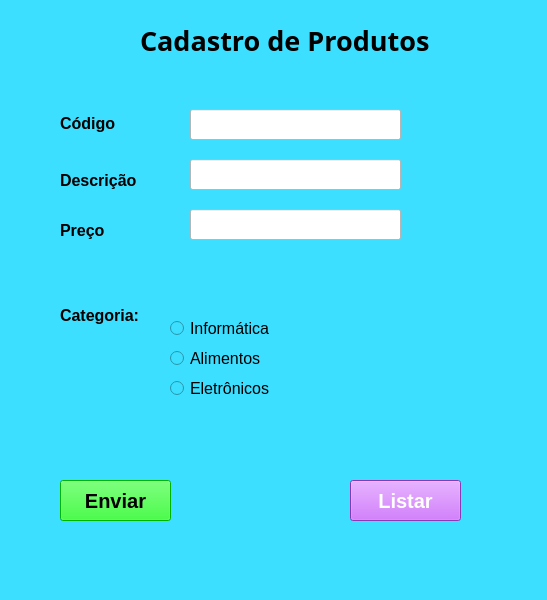
<?xml version="1.0" encoding="UTF-8"?>
<ui version="4.0">
 <class>MainWindow</class>
 <widget class="QMainWindow" name="MainWindow">
  <property name="geometry">
   <rect>
    <x>0</x>
    <y>0</y>
    <width>547</width>
    <height>600</height>
   </rect>
  </property>
  <property name="font">
   <font>
    <pointsize>12</pointsize>
   </font>
  </property>
  <property name="windowTitle">
   <string>MainWindow</string>
  </property>
  <property name="styleSheet">
   <string notr="true">background-color: rgb(60, 223, 255);</string>
  </property>
  <widget class="QWidget" name="centralwidget">
   <widget class="QLabel" name="label">
    <property name="geometry">
     <rect>
      <x>140</x>
      <y>30</y>
      <width>291</width>
      <height>21</height>
     </rect>
    </property>
    <property name="font">
     <font>
      <family>Alef</family>
      <pointsize>20</pointsize>
      <weight>75</weight>
      <bold>true</bold>
     </font>
    </property>
    <property name="text">
     <string>Cadastro de Produtos</string>
    </property>
   </widget>
   <widget class="QLabel" name="label_2">
    <property name="geometry">
     <rect>
      <x>60</x>
      <y>113</y>
      <width>81</width>
      <height>20</height>
     </rect>
    </property>
    <property name="font">
     <font>
      <pointsize>12</pointsize>
      <weight>75</weight>
      <bold>true</bold>
     </font>
    </property>
    <property name="text">
     <string>Código</string>
    </property>
   </widget>
   <widget class="QLabel" name="label_3">
    <property name="geometry">
     <rect>
      <x>60</x>
      <y>170</y>
      <width>91</width>
      <height>21</height>
     </rect>
    </property>
    <property name="font">
     <font>
      <pointsize>12</pointsize>
      <weight>75</weight>
      <bold>true</bold>
     </font>
    </property>
    <property name="text">
     <string>Descrição</string>
    </property>
   </widget>
   <widget class="QLabel" name="label_4">
    <property name="geometry">
     <rect>
      <x>60</x>
      <y>220</y>
      <width>91</width>
      <height>21</height>
     </rect>
    </property>
    <property name="font">
     <font>
      <pointsize>12</pointsize>
      <weight>75</weight>
      <bold>true</bold>
     </font>
    </property>
    <property name="text">
     <string>Preço</string>
    </property>
   </widget>
   <widget class="QLineEdit" name="lineEdit">
    <property name="geometry">
     <rect>
      <x>190</x>
      <y>109</y>
      <width>211</width>
      <height>31</height>
     </rect>
    </property>
    <property name="styleSheet">
     <string notr="true">background-color: rgb(255, 255, 255);</string>
    </property>
   </widget>
   <widget class="QLineEdit" name="lineEdit_2">
    <property name="geometry">
     <rect>
      <x>190</x>
      <y>159</y>
      <width>211</width>
      <height>31</height>
     </rect>
    </property>
    <property name="styleSheet">
     <string notr="true">background-color: rgb(255, 255, 255);</string>
    </property>
   </widget>
   <widget class="QLineEdit" name="lineEdit_3">
    <property name="geometry">
     <rect>
      <x>190</x>
      <y>209</y>
      <width>211</width>
      <height>31</height>
     </rect>
    </property>
    <property name="styleSheet">
     <string notr="true">background-color: rgb(255, 255, 255);</string>
    </property>
   </widget>
   <widget class="QRadioButton" name="radioButton">
    <property name="geometry">
     <rect>
      <x>170</x>
      <y>320</y>
      <width>101</width>
      <height>17</height>
     </rect>
    </property>
    <property name="font">
     <font>
      <pointsize>12</pointsize>
      <weight>50</weight>
      <italic>false</italic>
      <bold>false</bold>
      <underline>false</underline>
      <strikeout>false</strikeout>
     </font>
    </property>
    <property name="text">
     <string>Informática</string>
    </property>
   </widget>
   <widget class="QRadioButton" name="radioButton_2">
    <property name="geometry">
     <rect>
      <x>170</x>
      <y>350</y>
      <width>101</width>
      <height>17</height>
     </rect>
    </property>
    <property name="font">
     <font>
      <pointsize>12</pointsize>
      <weight>50</weight>
      <bold>false</bold>
      <underline>false</underline>
     </font>
    </property>
    <property name="text">
     <string>Alimentos</string>
    </property>
   </widget>
   <widget class="QRadioButton" name="radioButton_3">
    <property name="geometry">
     <rect>
      <x>170</x>
      <y>380</y>
      <width>101</width>
      <height>17</height>
     </rect>
    </property>
    <property name="font">
     <font>
      <pointsize>12</pointsize>
      <weight>50</weight>
      <bold>false</bold>
      <underline>false</underline>
     </font>
    </property>
    <property name="text">
     <string>Eletrônicos</string>
    </property>
   </widget>
   <widget class="QLabel" name="label_5">
    <property name="geometry">
     <rect>
      <x>60</x>
      <y>300</y>
      <width>101</width>
      <height>31</height>
     </rect>
    </property>
    <property name="font">
     <font>
      <pointsize>12</pointsize>
      <weight>75</weight>
      <bold>true</bold>
     </font>
    </property>
    <property name="text">
     <string>Categoria:</string>
    </property>
   </widget>
   <widget class="QPushButton" name="pushButton">
    <property name="geometry">
     <rect>
      <x>60</x>
      <y>480</y>
      <width>111</width>
      <height>41</height>
     </rect>
    </property>
    <property name="font">
     <font>
      <pointsize>15</pointsize>
      <weight>75</weight>
      <bold>true</bold>
     </font>
    </property>
    <property name="styleSheet">
     <string notr="true">background-color: rgb(0, 255, 0);</string>
    </property>
    <property name="text">
     <string>Enviar</string>
    </property>
   </widget>
   <widget class="QPushButton" name="pushButton_2">
    <property name="geometry">
     <rect>
      <x>350</x>
      <y>480</y>
      <width>111</width>
      <height>41</height>
     </rect>
    </property>
    <property name="font">
     <font>
      <pointsize>15</pointsize>
      <weight>75</weight>
      <bold>true</bold>
     </font>
    </property>
    <property name="styleSheet">
     <string notr="true">background-color: rgb(196, 78, 255);
color: rgb(255, 255, 255);</string>
    </property>
    <property name="text">
     <string>Listar</string>
    </property>
   </widget>
  </widget>
  <widget class="QMenuBar" name="menubar">
   <property name="geometry">
    <rect>
     <x>0</x>
     <y>0</y>
     <width>547</width>
     <height>21</height>
    </rect>
   </property>
  </widget>
  <widget class="QStatusBar" name="statusbar"/>
 </widget>
 <resources/>
 <connections/>
</ui>
